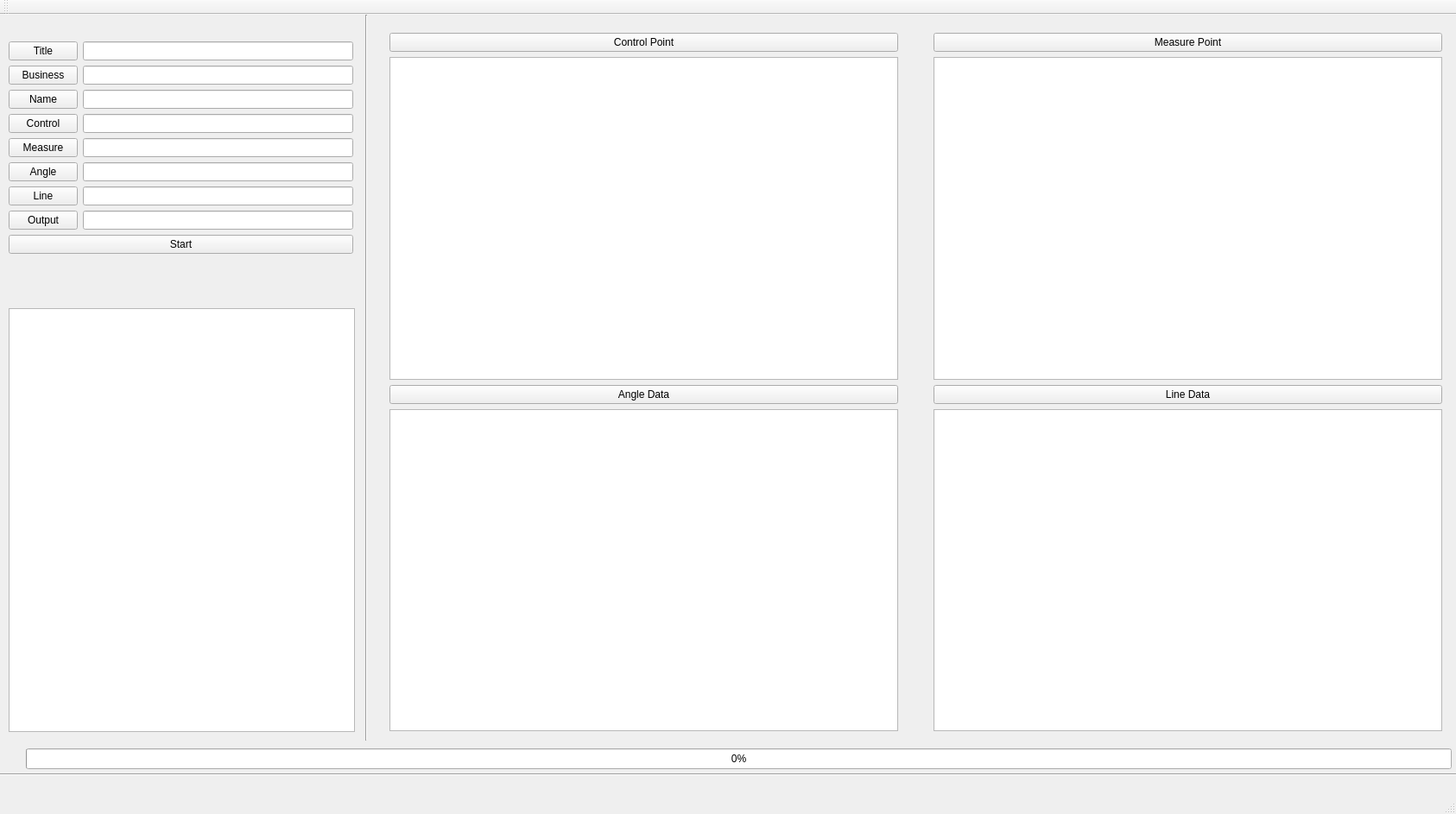
<?xml version="1.0" encoding="UTF-8"?>
<ui version="4.0">
 <class>Horizontal_NetworkClass</class>
 <widget class="QMainWindow" name="Horizontal_NetworkClass">
  <property name="geometry">
   <rect>
    <x>0</x>
    <y>0</y>
    <width>1686</width>
    <height>943</height>
   </rect>
  </property>
  <property name="windowTitle">
   <string>Horizontal_Network</string>
  </property>
  <widget class="QWidget" name="centralWidget">
   <widget class="Line" name="line">
    <property name="geometry">
     <rect>
      <x>389</x>
      <y>0</y>
      <width>70</width>
      <height>841</height>
     </rect>
    </property>
    <property name="orientation">
     <enum>Qt::Vertical</enum>
    </property>
   </widget>
   <widget class="Line" name="line_2">
    <property name="geometry">
     <rect>
      <x>-3</x>
      <y>870</y>
      <width>1691</width>
      <height>20</height>
     </rect>
    </property>
    <property name="orientation">
     <enum>Qt::Horizontal</enum>
    </property>
   </widget>
   <widget class="QLabel" name="label">
    <property name="geometry">
     <rect>
      <x>100</x>
      <y>100</y>
      <width>50</width>
      <height>16</height>
     </rect>
    </property>
    <property name="text">
     <string/>
    </property>
   </widget>
   <widget class="QWidget" name="formLayoutWidget">
    <property name="geometry">
     <rect>
      <x>-1</x>
      <y>20</y>
      <width>421</width>
      <height>311</height>
     </rect>
    </property>
    <layout class="QFormLayout" name="formLayout">
     <item row="0" column="0">
      <widget class="QPushButton" name="pushButton_4">
       <property name="text">
        <string>Title</string>
       </property>
      </widget>
     </item>
     <item row="0" column="1">
      <widget class="QLineEdit" name="titleLineEdit"/>
     </item>
     <item row="1" column="0">
      <widget class="QPushButton" name="pushButton">
       <property name="text">
        <string>Business</string>
       </property>
      </widget>
     </item>
     <item row="1" column="1">
      <widget class="QLineEdit" name="businessLineEdit"/>
     </item>
     <item row="2" column="0">
      <widget class="QPushButton" name="pushButton_2">
       <property name="text">
        <string>Name</string>
       </property>
      </widget>
     </item>
     <item row="2" column="1">
      <widget class="QLineEdit" name="nameLineEdit"/>
     </item>
     <item row="3" column="0">
      <widget class="QPushButton" name="controlButton">
       <property name="text">
        <string>Control</string>
       </property>
      </widget>
     </item>
     <item row="3" column="1">
      <widget class="QLineEdit" name="ControlLineEdit"/>
     </item>
     <item row="4" column="0">
      <widget class="QPushButton" name="measureButton">
       <property name="text">
        <string>Measure</string>
       </property>
      </widget>
     </item>
     <item row="4" column="1">
      <widget class="QLineEdit" name="MeasureLineEdit"/>
     </item>
     <item row="5" column="0">
      <widget class="QPushButton" name="angleButton">
       <property name="text">
        <string>Angle</string>
       </property>
      </widget>
     </item>
     <item row="5" column="1">
      <widget class="QLineEdit" name="AngleLineEdit"/>
     </item>
     <item row="6" column="0">
      <widget class="QPushButton" name="lineButton">
       <property name="text">
        <string>Line</string>
       </property>
      </widget>
     </item>
     <item row="6" column="1">
      <widget class="QLineEdit" name="LineLineEdit"/>
     </item>
     <item row="7" column="0">
      <widget class="QPushButton" name="openFileButton_5">
       <property name="text">
        <string>Output</string>
       </property>
      </widget>
     </item>
     <item row="7" column="1">
      <widget class="QLineEdit" name="outputLineEdit"/>
     </item>
     <item row="8" column="0" colspan="2">
      <widget class="QPushButton" name="startButton">
       <property name="text">
        <string>Start</string>
       </property>
      </widget>
     </item>
    </layout>
   </widget>
   <widget class="QWidget" name="verticalLayoutWidget">
    <property name="geometry">
     <rect>
      <x>1070</x>
      <y>10</y>
      <width>611</width>
      <height>831</height>
     </rect>
    </property>
    <layout class="QVBoxLayout" name="verticalLayout">
     <item>
      <widget class="QPushButton" name="pushButton_7">
       <property name="text">
        <string>Measure Point</string>
       </property>
      </widget>
     </item>
     <item>
      <widget class="QTableWidget" name="MeasureTable"/>
     </item>
     <item>
      <widget class="QPushButton" name="pushButton_8">
       <property name="text">
        <string>Line Data</string>
       </property>
      </widget>
     </item>
     <item>
      <widget class="QTableWidget" name="LineTable"/>
     </item>
    </layout>
   </widget>
   <widget class="QProgressBar" name="progressBar">
    <property name="geometry">
     <rect>
      <x>30</x>
      <y>850</y>
      <width>1651</width>
      <height>24</height>
     </rect>
    </property>
    <property name="value">
     <number>0</number>
    </property>
   </widget>
   <widget class="QWidget" name="verticalLayoutWidget_2">
    <property name="geometry">
     <rect>
      <x>440</x>
      <y>10</y>
      <width>611</width>
      <height>831</height>
     </rect>
    </property>
    <layout class="QVBoxLayout" name="verticalLayout_2">
     <item>
      <widget class="QPushButton" name="pushButton_3">
       <property name="text">
        <string>Control Point</string>
       </property>
      </widget>
     </item>
     <item>
      <widget class="QTableWidget" name="ControlTable"/>
     </item>
     <item>
      <widget class="QPushButton" name="pushButton_6">
       <property name="text">
        <string>Angle Data</string>
       </property>
      </widget>
     </item>
     <item>
      <widget class="QTableWidget" name="AngleTable"/>
     </item>
    </layout>
   </widget>
   <widget class="QTextBrowser" name="statusLabel">
    <property name="geometry">
     <rect>
      <x>10</x>
      <y>340</y>
      <width>401</width>
      <height>491</height>
     </rect>
    </property>
   </widget>
  </widget>
  <widget class="QMenuBar" name="menuBar">
   <property name="geometry">
    <rect>
     <x>0</x>
     <y>0</y>
     <width>1686</width>
     <height>21</height>
    </rect>
   </property>
  </widget>
  <widget class="QToolBar" name="mainToolBar">
   <attribute name="toolBarArea">
    <enum>TopToolBarArea</enum>
   </attribute>
   <attribute name="toolBarBreak">
    <bool>false</bool>
   </attribute>
  </widget>
  <widget class="QStatusBar" name="statusBar"/>
 </widget>
 <layoutdefault spacing="6" margin="11"/>
 <resources>
  <include location="Horizontal_Network.qrc"/>
 </resources>
 <connections/>
</ui>
